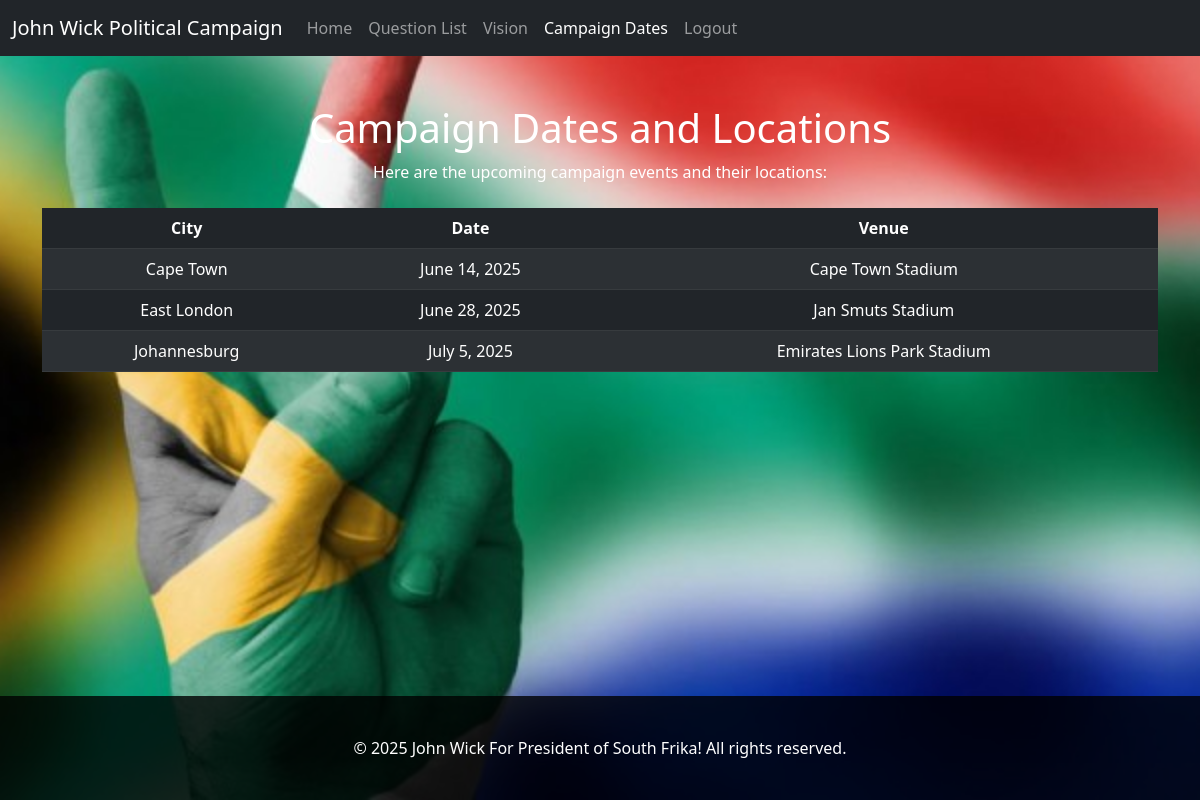
/campaign-dates/, run on the app's committed database.
### political/models.py (models this page shows, shortened)
class Event(models.Model):
    city = models.CharField(max_length=100)
    date = models.DateField()
    venue = models.CharField(max_length=200)

### political/views.py (the view)
# urls.py: path('campaign-dates/', views.campaign_dates, name='campaign_dates')
def campaign_dates(request):
    events = Event.objects.all()
    return render(request, 'political/campaign_dates.html', {'events': events})

### political/templates/political/campaign_dates.html (shortened to what this page needs)
{% load static %}
<!DOCTYPE html>
<html lang="en">
<head>
    <link rel="stylesheet" href="https://cdn.jsdelivr.net/npm/bootstrap@5.3.0/dist/css/bootstrap.min.css">
</head>
<body>
    <nav class="navbar navbar-expand-lg navbar-dark bg-dark">
        <div class="container-fluid">
            <a class="navbar-brand" href="#">John Wick Political Campaign</a>
            <div class="collapse navbar-collapse" id="navbarNav">
                <ul class="navbar-nav">
                    <li class="nav-item">
                        <a class="nav-link {% if request.resolver_match.url_name == 'home' %}active{% endif %}" href="{% url 'political:home' %}">Home</a>
                    </li>
                    <li class="nav-item">
                        <a class="nav-link {% if request.resolver_match.url_name == 'questions_list' %}active{% endif %}" href="{% url 'political:questions_list' %}">Question List</a>
                    </li>
                    <li class="nav-item">
                        <a class="nav-link {% if request.resolver_match.url_name == 'vision' %}active{% endif %}" href="{% url 'political:vision' %}">Vision</a>
                    </li>
                    <li class="nav-item">
                        <a class="nav-link active" href="{% url 'political:campaign_dates' %}">Campaign Dates</a>
                    </li>
                    <li class="nav-item">
                        <form action="{% url 'logout' %}" method="post" class="d-inline">
                            <button type="submit" class="btn btn-link nav-link">Logout</button>
                        </form>
                    </li>
                </ul>
            </div>
        </div>
    </nav>
    <main class="container text-white text-center mt-5">
        <h1>Campaign Dates and Locations</h1>
        <p>Here are the upcoming campaign events and their locations:</p>
        <table class="table table-dark table-striped mt-4">
            <thead>
                <tr>
                    <th>City</th>
                    <th>Date</th>
                    <th>Venue</th>
                </tr>
            </thead>
            <tbody>
                {% for event in events %}
                <tr>
                    <td>{{ event.city }}</td>
                    <td>{{ event.date }}</td>
                    <td>{{ event.venue }}</td>
                </tr>
                {% empty %}
                <tr>
                    <td colspan="3">No events available.</td>
                </tr>
                {% endfor %}
            </tbody>
        </table>
    </main>
    <footer class="text-center text-lg-start mt-5 text-white">
        <div class="container p-4">
            <div class="text-center p-3">
                <p class="mb-0">© 2025 John Wick For President of South Frika! All rights reserved.</p>
            </div>
        </div>
    </footer>
</body>
</html>

### data on the page
Event: city "Cape Town", date "June 14, 2025", venue "Cape Town Stadium"
Event: city "East London", date "June 28, 2025", venue "Jan Smuts Stadium"
Event: city "Johannesburg", date "July 5, 2025", venue "Emirates Lions Park Stadium"
